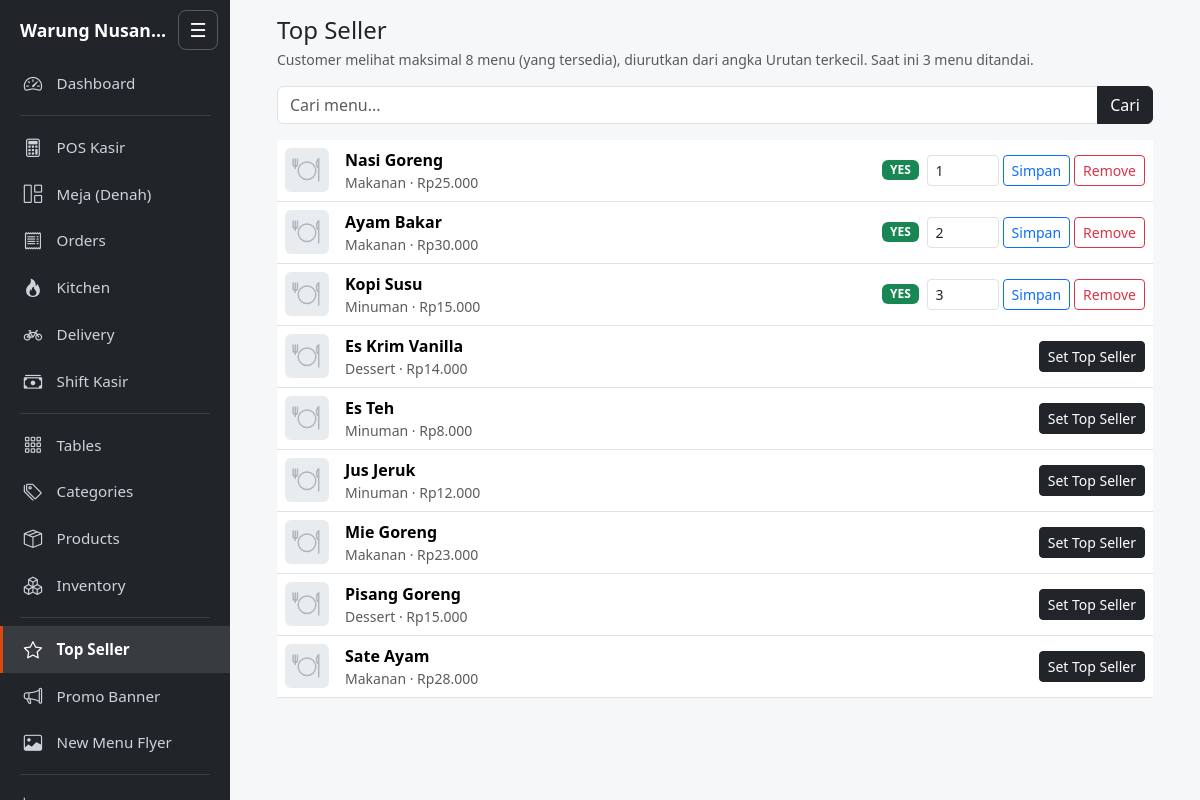
Page /admin/top-sellers.php (signed in) on the committed database.
### tables this page shows
CREATE TABLE IF NOT EXISTS products (
  id INT UNSIGNED NOT NULL AUTO_INCREMENT PRIMARY KEY,
  category_id INT UNSIGNED NOT NULL,
  name VARCHAR(100) NOT NULL,
  description VARCHAR(255) NULL,
  price INT UNSIGNED NOT NULL,                
  image VARCHAR(255) NULL,                    
  is_available TINYINT(1) NOT NULL DEFAULT 1,
  created_at TIMESTAMP NOT NULL DEFAULT CURRENT_TIMESTAMP,
  is_top_seller TINYINT(1) NOT NULL DEFAULT 0,
  top_seller_order SMALLINT UNSIGNED NOT NULL DEFAULT 0,
  KEY idx_products_top (is_top_seller, top_seller_order),
  KEY idx_products_category (category_id),
  CONSTRAINT fk_products_category FOREIGN KEY (category_id) REFERENCES categories (id)
);

CREATE TABLE IF NOT EXISTS categories (
  id INT UNSIGNED NOT NULL AUTO_INCREMENT PRIMARY KEY,
  name VARCHAR(50) NOT NULL,
  is_active TINYINT(1) NOT NULL DEFAULT 1,
  icon VARCHAR(40) NULL                       
);

### includes/functions.php (called while the page is built, shortened)
<?php
function e($value): string
{
    return htmlspecialchars((string) $value, ENT_QUOTES, 'UTF-8');
}
function rupiah($n): string
{
    return 'Rp' . number_format((int) $n, 0, ',', '.');
}
function clean_input($v, int $max = 255): string
{
    $v = is_string($v) ? trim(preg_replace('/[\x00-\x08\x0B\x0C\x0E-\x1F]/', '', $v)) : '';
    return mb_substr($v, 0, $max, 'UTF-8');
}

### admin/top-sellers.php (the view, shortened to what this page needs)
<?php
$pdo = db();
$q = clean_input(isset($_GET['q']) ? $_GET['q'] : '', 50);
$self = 'top-sellers.php' . ($q !== '' ? '?q=' . rawurlencode($q) : '');
$tops = $pdo->query('SELECT p.*, c.name AS cat FROM products p JOIN categories c ON c.id = p.category_id
                     WHERE p.is_top_seller = 1 ORDER BY p.top_seller_order ASC, p.id ASC')->fetchAll();
$like = '%' . addcslashes($q, '%_\\') . '%';
$st = $pdo->prepare('SELECT p.*, c.name AS cat FROM products p JOIN categories c ON c.id = p.category_id
                     WHERE p.name LIKE ? ORDER BY p.is_top_seller DESC, p.top_seller_order ASC, p.name LIMIT 100');
$st->execute([$like]);
$rows = $st->fetchAll();
include __DIR__ . '/../includes/header.php';
function ts_row(array $p, string $self): void { ?>
  <tr>
    <td style="width:56px"><img src="../assets/images/<?= e($p['image'] ?: 'placeholder.svg') ?>" alt="" width="44" height="44" style="object-fit:cover;border-radius:6px"></td>
    <td><div class="fw-semibold"><?= e($p['name']) ?></div><div class="small text-muted"><?= e($p['cat']) ?> &middot; <?= e(rupiah($p['price'])) ?></div></td>
    <td class="text-end text-nowrap">
      <?php if ($p['is_top_seller']): ?>
        <form method="post" action="<?= e($self) ?>" class="d-inline-flex gap-1 align-items-center"><?= csrf_field() ?>
          <span class="badge text-bg-success me-1">YES</span>
          <input class="form-control form-control-sm" style="width:72px" type="number" min="0" max="9999" name="top_seller_order" value="<?= (int) $p['top_seller_order'] ?>" aria-label="Urutan">
          <button class="btn btn-sm btn-outline-primary" name="action" value="order">Simpan</button>
          <button class="btn btn-sm btn-outline-danger" name="action" value="remove">Remove</button>
        </form>
      <?php else: ?>
        <form method="post" action="<?= e($self) ?>" class="d-inline"><?= csrf_field() ?><input type="hidden" name="id" value="<?= (int) $p['id'] ?>">
          <button class="btn btn-sm btn-dark" name="action" value="set">Set Top Seller</button></form>
      <?php endif; ?>
    </td>
  </tr>
<?php } ?>
<div class="container-fluid py-3" style="max-width:900px">
  <h1 class="h4 mb-1">Top Seller</h1>
  <p class="text-muted small">Customer melihat maksimal <?= TOP_SELLER_LIMIT ?> menu (yang tersedia), diurutkan dari angka Urutan terkecil.
    Saat ini <?= count($tops) ?> menu ditandai<?= count($tops) > TOP_SELLER_LIMIT ? ' &mdash; sisanya tidak ditampilkan' : '' ?>.</p>
  <form method="get" class="input-group mb-3">
    <input class="form-control" name="q" value="<?= e($q) ?>" placeholder="Cari menu..." maxlength="50">
    <button class="btn btn-dark">Cari</button>
  </form>
  <div class="table-responsive"><table class="table align-middle bg-white mb-0">
    <tbody>
      <?php foreach ($rows as $p) { ts_row($p, $self); } ?>
    </tbody>
  </table></div>
</div>
<?php include __DIR__ . '/../includes/footer.php'; ?>

### assets/css/style.css (style rules this page uses)
:root { --brand: #212529; --accent: #d9480f; }
body { background: #f6f7f9; }

### rows in the picture
products: name "Nasi Goreng", category.name "Makanan", price "Rp25.000", top_seller_order "1"
products: name "Ayam Bakar", category.name "Makanan", price "Rp30.000", top_seller_order "2"
products: name "Kopi Susu", category.name "Minuman", price "Rp15.000", top_seller_order "3"
products: name "Es Krim Vanilla", category.name "Dessert", price "Rp14.000"
products: name "Es Teh", category.name "Minuman", price "Rp8.000"
products: name "Jus Jeruk", category.name "Minuman", price "Rp12.000"
products: name "Mie Goreng", category.name "Makanan", price "Rp23.000"
products: name "Pisang Goreng", category.name "Dessert", price "Rp15.000"
products: name "Sate Ayam", category.name "Makanan", price "Rp28.000"

### other values in the picture
APP_NAME "Warung Nusan…"
$n[1] "Dashboard"
$n[1] "POS Kasir"
$n[1] "Meja (Denah)"
$n[1] "Orders"
$n[1] "Kitchen"
$n[1] "Delivery"
$n[1] "Shift Kasir"
$n[1] "Tables"
$n[1] "Categories"
$n[1] "Products"
$n[1] "Inventory"
$n[1] "Top Seller"
$n[1] "Promo Banner"
$n[1] "New Menu Flyer"
